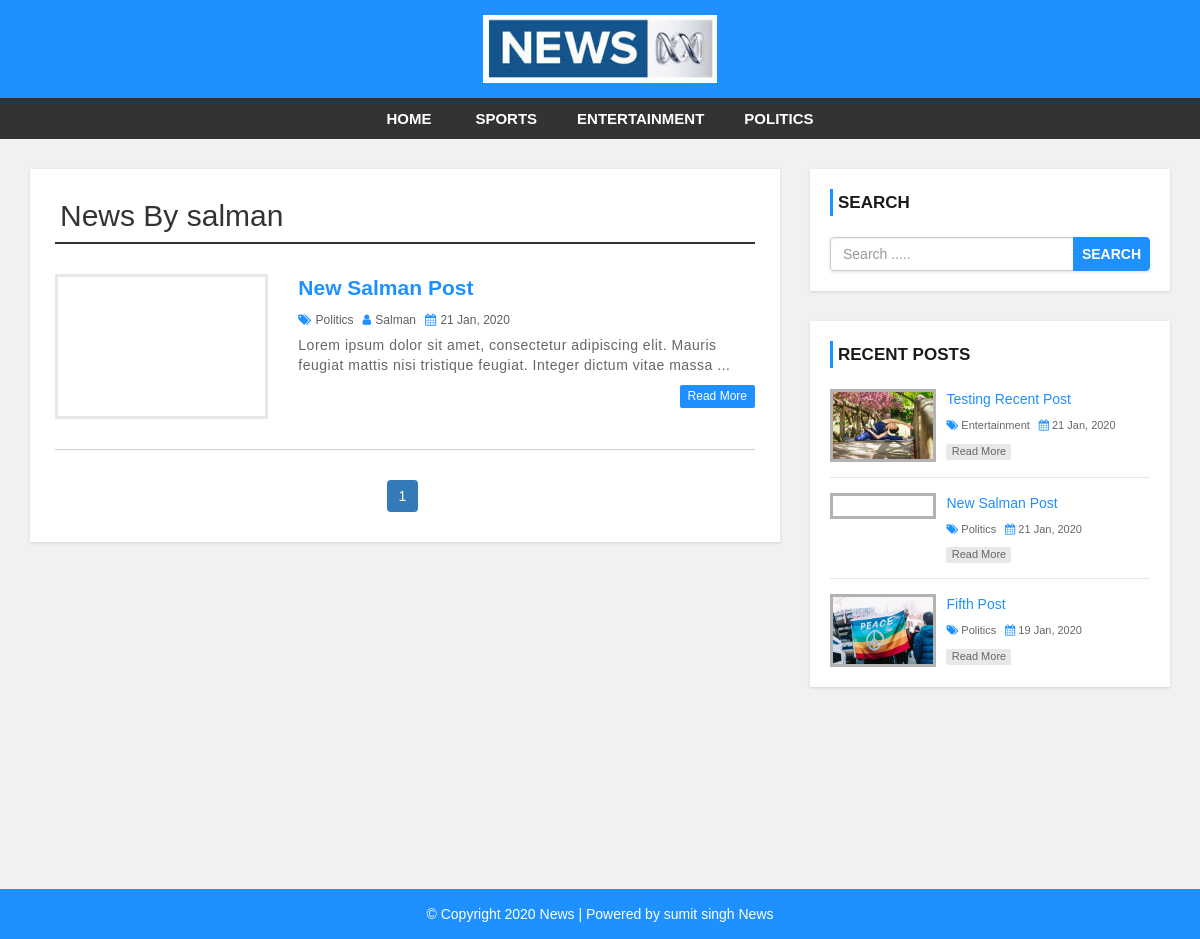
The app's page /author.php?aid=30 with its own data.
### tables this page shows
CREATE TABLE `settings` (
  `id` int(11) NOT NULL,
  `websitename` varchar(60) NOT NULL,
  `logo` varchar(50) NOT NULL,
  `footerdesc` varchar(255) NOT NULL
);

CREATE TABLE `category` (
  `category_id` int(11) NOT NULL,
  `category_name` varchar(100) NOT NULL,
  `post` int(11) NOT NULL DEFAULT 0
);

CREATE TABLE `post` (
  `post_id` int(11) NOT NULL,
  `title` varchar(100) NOT NULL,
  `description` text NOT NULL,
  `category` varchar(100) NOT NULL,
  `post_date` varchar(50) NOT NULL,
  `author` int(11) NOT NULL,
  `post_img` varchar(100) NOT NULL
);

CREATE TABLE `user` (
  `user_id` int(10) UNSIGNED NOT NULL,
  `first_name` varchar(30) NOT NULL,
  `last_name` varchar(30) NOT NULL,
  `username` varchar(30) DEFAULT NULL,
  `password` varchar(40) DEFAULT NULL,
  `role` int(11) NOT NULL
);

### config.php (called while the page is built, shortened)
<?php
$hostname = "http://localhost/news-site";
?>

### author.php (the view, shortened to what this page needs)
<?php include 'header.php'; ?>
    <div id="main-content">
      <div class="container">
        <div class="row">
            <div class="col-md-8">
              <div class="post-container">
                <?php
                include "config.php";
                if(isset($_GET['aid'])){
                  $auth_id = $_GET['aid'];
                  $sql1 = "SELECT * FROM post JOIN user
                          ON post.author = user.user_id
                          WHERE post.author = {$auth_id}";
                  $result1 = mysqli_query($conn, $sql1) or die("Query Failed.");
                  $row1 = mysqli_fetch_assoc($result1);
                ?>
                <h2 class="page-heading">News By <?php echo $row1['username']; ?></h2>
                <?php
                  $limit = 3;
                  if(isset($_GET['page'])){
                    $page = $_GET['page'];
                  }else{
                    $page = 1;
                  }
                  $offset = ($page - 1) * $limit;
                  $sql = "SELECT post.post_id, post.title, post.description,post.post_date,post.author,
                  category.category_name,user.username,post.category,post.post_img FROM post
                  LEFT JOIN category ON post.category = category.category_id
                  LEFT JOIN user ON post.author = user.user_id
                  WHERE post.author = {$auth_id}
                  ORDER BY post.post_id DESC LIMIT {$offset},{$limit}";
                  $result = mysqli_query($conn, $sql) or die("Query Failed.");
                  if(mysqli_num_rows($result) > 0){
                    while($row = mysqli_fetch_assoc($result)) {
                ?>
                  <div class="post-content">
                      <div class="row">
                          <div class="col-md-4">
                            <a class="post-img" href="single.php?id=<?php echo $row['post_id']; ?>"><img src="admin/upload/<?php echo $row['post_img']; ?>" alt=""/></a>
                          </div>
                          <div class="col-md-8">
                            <div class="inner-content clearfix">
                                <h3><a href='single.php?id=<?php echo $row['post_id']; ?>'><?php echo $row['title']; ?></a></h3>
                                <div class="post-information">
                                    <span>
                                        <i class="fa fa-tags" aria-hidden="true"></i>
                                        <a href='category.php?cid=<?php echo $row['category']; ?>'><?php echo $row['category_name']; ?></a>
                                    </span>
                                    <span>
                                        <i class="fa fa-user" aria-hidden="true"></i>
                                        <a href='author.php?aid=<?php echo $row['author']; ?>'><?php echo $row['username']; ?></a>
                                    </span>
                                    <span>
                                        <i class="fa fa-calendar" aria-hidden="true"></i>
                                        <?php echo $row['post_date']; ?>
                                    </span>
                                </div>
                                <p class="description">
                                    <?php echo substr($row['description'],0,130) . "..."; ?>
                                </p>
                                <a class='read-more pull-right' href='single.php?id=<?php echo $row['post_id']; ?>'>read more</a>
                            </div>
                          </div>
                      </div>
                  </div>
                  <?php
                    }
                  }else{
                    echo "<h2>No Record Found.</h2>";
                  }
                  if(mysqli_num_rows($result1) > 0){
                    $total_records = mysqli_num_rows($result1);
                    $total_page = ceil($total_records / $limit);
                    echo '<ul class="pagination admin-pagination">';
                    for($i = 1; $i <= $total_page; $i++){
                      if($i == $page){
                        $active = "active";
                      }else{
                        $active = "";
                      }
                      echo '<li class="'.$active.'"><a href="author.php?aid='.$auth_id .'&page='.$i.'">'.$i.'</a></li>';
                    }
                    echo '</ul>';
                  }
                }else{
                  echo "<h2>No Record Found.</h2>";
                }
                  ?>
              </div>
            </div>
            <?php include 'sidebar.php'; ?>
        </div>
      </div>
    </div>
<?php include 'footer.php'; ?>

### header.php (shortened to what this page needs)
<?php
  include "config.php";
?>
<!DOCTYPE html>
<html lang="en">
<head>
    <link rel="stylesheet" href="css/bootstrap.min.css" />
    <link rel="stylesheet" href="css/font-awesome.css">
    <link rel="stylesheet" href="css/style.css">
</head>
<body>
<div id="header">
    <div class="container">
        <div class="row">
            <div class=" col-md-offset-4 col-md-4">
              <?php
                include "config.php";
                $sql = "SELECT * FROM settings";
                $result = mysqli_query($conn, $sql) or die("Query Failed.");
                if(mysqli_num_rows($result) > 0){
                  while($row = mysqli_fetch_assoc($result)) {
                    if($row['logo'] == ""){
                      echo '<a href="index.php"><h1>'.$row['websitename'].'</h1></a>';
                    }else{
                      echo '<a href="index.php" id="logo"><img src="admin/images/'. $row['logo'] .'"></a>';
                    }
                  }
                }
                ?>
            </div>
        </div>
    </div>
</div>
<div id="menu-bar">
    <div class="container">
        <div class="row">
            <div class="col-md-12">
              <?php
                include "config.php";
                $sql = "SELECT * FROM category WHERE post > 0";
                $result = mysqli_query($conn, $sql) or die("Query Failed. : Category");
                if(mysqli_num_rows($result) > 0){
                  $active = "";
              ?>
                <ul class='menu'>
                  <li><a href='<?php echo $hostname; ?>'>Home</a></li>
                  <?php while($row = mysqli_fetch_assoc($result)) {
                    echo "<li><a class='{$active}' href='category.php?cid={$row['category_id']}'>{$row['category_name']}</a></li>";
                  } ?>
                </ul>
                <?php } ?>
            </div>
        </div>
    </div>
</div>

### sidebar.php
<div id="sidebar" class="col-md-4">
    <div class="search-box-container">
        <h4>Search</h4>
        <form class="search-post" action="search.php" method ="GET">
            <div class="input-group">
                <input type="text" name="search" class="form-control" placeholder="Search .....">
                <span class="input-group-btn">
                    <button type="submit" class="btn btn-danger">Search</button>
                </span>
            </div>
        </form>
    </div>
    <div class="recent-post-container">
        <h4>Recent Posts</h4>
        <?php
        include "config.php";
        $limit = 3;
        $sql = "SELECT post.post_id, post.title, post.post_date,
        category.category_name,post.category,post.post_img FROM post
        LEFT JOIN category ON post.category = category.category_id
        ORDER BY post.post_id DESC LIMIT {$limit}";
        $result = mysqli_query($conn, $sql) or die("Query Failed. : Recent Post");
        if(mysqli_num_rows($result) > 0){
          while($row = mysqli_fetch_assoc($result)) {
      ?>
        <div class="recent-post">
            <a class="post-img" href="single.php?id=<?php echo $row['post_id']; ?>">
                <img src="admin/upload/<?php echo $row['post_img']; ?>" alt=""/>
            </a>
            <div class="post-content">
                <h5><a href="single.php?id=<?php echo $row['post_id']; ?>"><?php echo $row['title']; ?></a></h5>
                <span>
                    <i class="fa fa-tags" aria-hidden="true"></i>
                    <a href='category.php?cid=<?php echo $row['category']; ?>'><?php echo $row['category_name']; ?></a>
                </span>
                <span>
                    <i class="fa fa-calendar" aria-hidden="true"></i>
                    <?php echo $row['post_date']; ?>
                </span>
                <a class="read-more" href="single.php?id=<?php echo $row['post_id']; ?>">read more</a>
            </div>
        </div>
    <?php
      }
    }
    ?>
    </div>
</div>

### footer.php
<div id ="footer">
    <div class="container">
        <div class="row">
            <div class="col-md-12">
              <?php
                include "config.php";
                $sql = "SELECT * FROM settings";
                $result = mysqli_query($conn, $sql) or die("Query Failed.");
                if(mysqli_num_rows($result) > 0){
                  while($row = mysqli_fetch_assoc($result)) {
              ?>
                <span><?php echo $row['footerdesc']; ?></span>
              <?php
                }
              }
              ?>
            </div>
        </div>
    </div>
</div>
</body>
</html>

### css/style.css (style rules this page uses)
body { background: #f1f1f1; font-family: sans-serif,arial,Helvetica; }
a, a:hover, a:focus { text-decoration: none; outline: none; }
ul { margin:0; padding:0; list-style:none; }
h2.page-heading { margin: 5px 0 30px; padding: 0 5px 10px; border-bottom: 2px solid #333; }
form { background: #fff; padding: 25px; box-shadow:0 1px 3px rgba(0, 0, 0, 0.13); }
#header { background: #1e90ff; text-align: center; padding: 15px; }
#logo { display: inline-block; width: 65%; }
#logo img { width: 100%; }
#menu-bar { background: #333; text-align: center; }
#menu-bar .menu > li { display: inline-block; }
.menu > li > a { padding: 10px 20px; display: block; text-transform: uppercase; color: #fff; font-size: 15px; font-weight:600; transition:all 0.5s ease 0s; }
#main-content { padding: 30px 0; min-height: 750px; }
#main-content .post-container { background-color: #fff; padding: 25px; box-shadow: 0 1px 3px rgba(0, 0, 0, 0.13); }
#main-content .post-content { border-bottom: 1px solid #d1d1d1; padding: 0 0 30px; margin-bottom:30px; }
#main-content .post-content .post-img { border: 3px solid #e7e7e7; display: block; height: 145px; overflow: hidden; transition: border .3s; }
#main-content .post-content h3 { font-size: 21px; line-height: 28px; font-weight: 600; margin: 0 0 7px; }
#main-content .post-content h3 a { color: #1e90ff; transition:all 0.3s; }
#main-content .post-content .post-information span { color: #606060; font-size: 12px; text-transform: capitalize; margin: 0 5px 5px 0; display: inline-block; }
#main-content .post-content .post-information i { color: #1e90ff; margin-right: 1px; }
#main-content .post-content .post-information a { color: #606060; text-decoration: none; }
#main-content .post-content p, #main-content .single-post p { color: #666; font-size: 14px; letter-spacing: 0.5px; margin:0 0 10px; }
#main-content .post-content a.read-more { color: #fff; background-color: #1E90FF; font-size: 12px; text-transform: capitalize; padding: 3px 8px; border-radius: 2px; transition: all 0.3s; }
.pagination { display: block; text-align: center; margin: 0; }
.pagination li { display:inline-block; margin: 0 5px 0 0; }
.pagination li a { border: none; background: #1e90ff; color: #fff; }
i.fa { color:#222; }
#sidebar h4 { color: #1A1A1A; font-size: 17px; line-height: 27px; font-weight:600; text-transform: uppercase; padding: 0 0 0 5px; margin: 0 0 21px; border-left: 3px solid #1e90ff; }
#sidebar .search-box-container { background-color: #fff; padding: 20px; margin: 0 0 30px; box-shadow: 0 1px 3px rgba(0, 0, 0, 0.13); }
#sidebar .search-post { padding: 0; }
#sidebar .search-post input { color: #606060; }
#sidebar .search-post .btn { font-weight: 600; text-transform: uppercase; padding: 6px 8px; background-color: #1E90FF; border-color: #1E90FF; outline: none; }
#sidebar .recent-post-container { padding: 20px; background: #fff; box-shadow: 0 1px 3px rgba(0, 0, 0, 0.13); }
#sidebar .recent-post { border-bottom: 1px solid #e7e7e7; padding: 0 0 15px; margin: 0 0 15px; }
#sidebar .recent-post:last-child { margin: 0; padding: 0; border: none; }
#sidebar .recent-post .post-img { display: inline-block; width: 33%; border: 3px solid rgba(0,0,0,0.3); vertical-align: top; transition: border .3s; }
#sidebar .recent-post .post-img img { width: 100%; }
#sidebar .recent-post .post-content { width: 65%; display: inline-block; border: none; padding: 0 0 0 7px; margin: 0; }
#sidebar .recent-post h5 { font-size: 14px; line-height: 20px; margin: 0 0 5px; }
#sidebar .recent-post h5 a { color: #1E90FF; }
#sidebar .recent-post span { color: #666; font-size: 11px; display: inline-block; margin: 0 5px 10px 0; }
#sidebar .recent-post span a { color: #666; }
#sidebar .recent-post span i { color: #1E90FF; }
#sidebar .recent-post a.read-more { color: #666; background-color: rgba(0,0,0,0.09); width: 65px; font-size: 11px; text-align: center; padding: 0; display: block; transition: all 0.3s; }
#footer { color: #fff; padding:15px 0; text-align:center; background-color:#1e90ff; }
#footer a { color:#fff; }

### records on screen
settings: logo (picture), footerdesc "© Copyright 2020 News | Powered by sumit singh News"
category: category_name "SPORTS"
category: category_name "ENTERTAINMENT"
category: category_name "POLITICS"
post: user.username "salman", title "New Salman Post", category.category_name "Politics", user.username "Salman", post_date "21 Jan, 2020", description "Lorem ipsum dolor sit amet, consectetur adipiscing elit. Mauris feugiat mattis nisi tristique feugiat. Integer dictum vitae massa"
post: post_img (picture), title "Testing Recent Post", category.category_name "Entertainment", post_date "21 Jan, 2020"
post: post_img (picture), title "Fifth Post", category.category_name "Politics", post_date "19 Jan, 2020"
